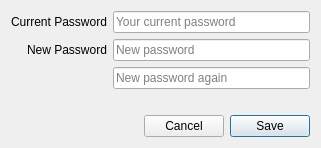
<?xml version="1.0" encoding="UTF-8"?>
<ui version="4.0">
 <class>ChangePasswordDialog</class>
 <widget class="QDialog" name="ChangePasswordDialog">
  <property name="geometry">
   <rect>
    <x>0</x>
    <y>0</y>
    <width>321</width>
    <height>148</height>
   </rect>
  </property>
  <property name="windowTitle">
   <string>Change Password</string>
  </property>
  <layout class="QVBoxLayout" name="verticalLayout">
   <item>
    <layout class="QFormLayout" name="formLayout">
     <property name="labelAlignment">
      <set>Qt::AlignRight|Qt::AlignTrailing|Qt::AlignVCenter</set>
     </property>
     <item row="0" column="0">
      <widget class="QLabel" name="label">
       <property name="text">
        <string>Current Password</string>
       </property>
      </widget>
     </item>
     <item row="0" column="1">
      <widget class="QLineEdit" name="linePasswordOld">
       <property name="echoMode">
        <enum>QLineEdit::Password</enum>
       </property>
       <property name="placeholderText">
        <string>Your current password</string>
       </property>
      </widget>
     </item>
     <item row="2" column="1">
      <widget class="QLineEdit" name="linePasswordNewRe">
       <property name="echoMode">
        <enum>QLineEdit::Password</enum>
       </property>
       <property name="placeholderText">
        <string>New password again</string>
       </property>
      </widget>
     </item>
     <item row="1" column="1">
      <widget class="QLineEdit" name="linePasswordNew">
       <property name="echoMode">
        <enum>QLineEdit::Password</enum>
       </property>
       <property name="placeholderText">
        <string>New password</string>
       </property>
      </widget>
     </item>
     <item row="1" column="0">
      <widget class="QLabel" name="label_2">
       <property name="text">
        <string>New Password</string>
       </property>
      </widget>
     </item>
    </layout>
   </item>
   <item>
    <spacer name="verticalSpacer">
     <property name="orientation">
      <enum>Qt::Vertical</enum>
     </property>
     <property name="sizeHint" stdset="0">
      <size>
       <width>20</width>
       <height>40</height>
      </size>
     </property>
    </spacer>
   </item>
   <item>
    <layout class="QHBoxLayout" name="horizontalLayout">
     <item>
      <spacer name="horizontalSpacer">
       <property name="orientation">
        <enum>Qt::Horizontal</enum>
       </property>
       <property name="sizeHint" stdset="0">
        <size>
         <width>40</width>
         <height>20</height>
        </size>
       </property>
      </spacer>
     </item>
     <item>
      <widget class="QPushButton" name="pushButton_2">
       <property name="text">
        <string>Cancel</string>
       </property>
       <property name="autoDefault">
        <bool>false</bool>
       </property>
      </widget>
     </item>
     <item>
      <widget class="QPushButton" name="pushSave">
       <property name="text">
        <string>Save</string>
       </property>
       <property name="default">
        <bool>true</bool>
       </property>
      </widget>
     </item>
    </layout>
   </item>
  </layout>
 </widget>
 <tabstops>
  <tabstop>linePasswordOld</tabstop>
  <tabstop>linePasswordNew</tabstop>
  <tabstop>linePasswordNewRe</tabstop>
  <tabstop>pushSave</tabstop>
  <tabstop>pushButton_2</tabstop>
 </tabstops>
 <resources/>
 <connections>
  <connection>
   <sender>pushButton_2</sender>
   <signal>clicked()</signal>
   <receiver>ChangePasswordDialog</receiver>
   <slot>close()</slot>
   <hints>
    <hint type="sourcelabel">
     <x>192</x>
     <y>126</y>
    </hint>
    <hint type="destinationlabel">
     <x>160</x>
     <y>73</y>
    </hint>
   </hints>
  </connection>
 </connections>
</ui>
